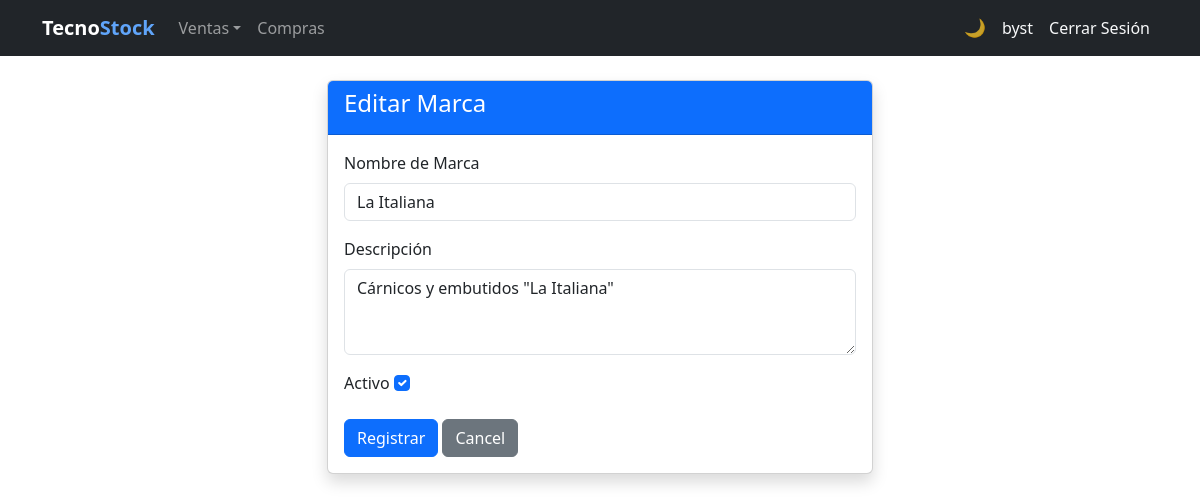
Screenshot of /brands/6/edit/ (signed in) with the database file from the repository.
### billing/models.py (models this page shows, shortened)
class Brand(models.Model):
    name = models.CharField(max_length=100, unique=True, verbose_name='Nombre de Marca')
    description = models.TextField(blank=True, null=True, verbose_name='Descripción')
    is_active = models.BooleanField(default=True, verbose_name='Activo')
    created_at = models.DateTimeField(auto_now_add=True)
    updated_at = models.DateTimeField(auto_now=True)
    class Meta:
        verbose_name = 'Brand'
        verbose_name_plural = 'Brands'
        ordering = ['name']

### billing/views.py (the view)
# urls.py: path('brands/<int:pk>/edit/', views.brand_update, name='brand_update'),
@login_required
@audit_action('UPDATE_BRAND')
def brand_update(request, pk):
    brand = get_object_or_404(Brand, pk=pk)
    if request.method == 'POST':
        form = BrandForm(request.POST, instance=brand)
        if form.is_valid():
            form.save()
            messages.success(request, 'Marca actualizada correctamente.')
            return redirect('billing:brand_list')
    else:
        form = BrandForm(instance=brand)
    return render(request, 'billing/brand_form.html', {'form': form, 'title': 'Editar Marca'})

### billing/forms.py
class BrandForm(forms.ModelForm):
    class Meta:
        model = Brand
        fields = ['name', 'description', 'is_active']
        widgets = {
            'name': forms.TextInput(attrs={'class':'form-control'}),
            'description': forms.Textarea(attrs={'class':'form-control','rows':3}),
            'is_active': forms.CheckboxInput(attrs={'class':'form-check-input'}),
        }

### billing/templates/billing/brand_form.html (shortened to what this page needs)
{% extends 'billing/base.html' %}
{% block content %}
<div class="row justify-content-center">
  <div class="col-md-6">
    <div class="card shadow">
      <div class="card-header bg-primary text-white"><h4>{{ title }}</h4></div>
      <div class="card-body">
        <form method="post">
          {% for field in form %}
          <div class="mb-3">
            <label class="form-label">{{ field.label }}</label>
            {{ field }}
          </div>
          {% endfor %}
          <button type="submit" class="btn btn-primary">Registrar</button>
          <a href="{% url 'billing:brand_list' %}" class="btn btn-secondary">Cancel</a>
        </form>
      </div>
    </div>
  </div>
</div>
{% endblock %}

### billing/templates/billing/base.html (shortened to what this page needs)
<!DOCTYPE html>
<html lang="es">
<head>
  <link href="https://cdn.jsdelivr.net/npm/bootstrap@5.3.0/dist/css/bootstrap.min.css" rel="stylesheet">
</head>
<body>
<nav class="navbar navbar-expand-lg navbar-dark bg-dark">
  <div class="container">
    <a class="navbar-brand fw-bold" href="{% url 'billing:home' %}">Tecno<span class="nav-brand-accent">Stock</span></a>
    <div class="collapse navbar-collapse" id="nav">
      <ul class="navbar-nav me-auto">
        <li class="nav-item dropdown">{% if user.is_authenticated %}<a class="nav-link dropdown-toggle" href="#" role="button" data-bs-toggle="dropdown" aria-expanded="false">Ventas</a>{% endif %}</li>
        <li class="nav-item">{% if user.is_authenticated %}<a class="nav-link" href="{% url 'purchasing:purchase_list' %}">Compras</a>{% endif %}</li>
      </ul>
      <ul class="navbar-nav align-items-center">
        <li class="nav-item"><button type="button" class="theme-toggle-btn" id="theme-toggle" onclick="toggleTheme()" title="Cambiar tema claro / oscuro"><span id="theme-icon">&#127769;</span></button></li>
        <li class="nav-item">{% if user.is_authenticated %}<a class="nav-link text-light" href="{% url 'billing:dashboard' %}">{{ user.username }}</a>{% endif %}</li>
        <li class="nav-item">{% if user.is_authenticated %}<form method="post" action="{% url 'logout' %}" class="d-inline">{% csrf_token %}<button type="submit" class="nav-link btn btn-link text-light btn-nav-link">Cerrar Sesión</button></form>{% else %}<a class="nav-link" href="{% url 'login' %}">Iniciar Sesión</a>{% endif %}</li>
      </ul>
    </div>
  </div>
</nav>
<div class="container mt-4">
  {% block content %}{% endblock %}
</div>
</body>
</html>

### billing/templates/billing/base.html (style rules this page uses)
.btn-nav-link { text-decoration: none; }
.nav-brand-accent { color: #60a5fa; }
.theme-toggle-btn { background: none; border: none; cursor: pointer; font-size: 1.1rem; line-height: 1; padding: .375rem .5rem; border-radius: .375rem; transition: background .2s; color: rgba(255,255,255,.75); }

### rows the page displays
Brand: form "La Italiana" "Cárnicos y embutidos \"La Italiana\"" "☑"

### other values shown
{{ user.username }} "byst"
{{ title }} "Editar Marca"
{{ field.label }} "Nombre de Marca" "Descripción" "Activo"
